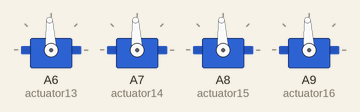
Recording of a sketch running on a simulated Arduino Mega 2560, built with avr-gcc and run on an emulated ATmega2560. Shown: 4 × servo.

Above: at 0.1 s.
At 3.1 s:
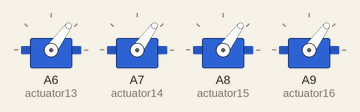
Timing chart, 0 to 4.6 s (numbered marks = the images above):
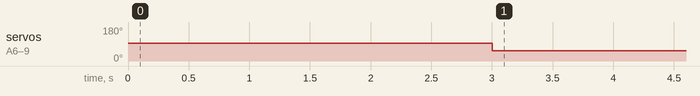

The sketch:

test33_36.ino
```cpp
/*
#define SER 9

void setup(){
  Serial.begin(9600);
  pinMode(SER,OUTPUT);
}

void loop(){
  digitalWrite(SER,HIGH);
  Serial.println("SERVO DEBOUT");
  delay(2000);
  digitalWrite(SER,LOW);
  Serial.println("SERVO ASSIS");
  delay(2000);
}


//Déclaration des constantes
#define UPDATE_TIME 20
//Déclaration des paramètres
int servoPin = 9;
int pulse = 1500;
void setup() {
// Code d'initialisation
pinMode(servoPin,OUTPUT);
Serial.begin(9600);
}
void loop() {
// Code principal
digitalWrite(servoPin,HIGH);
delayMicroseconds(pulse);
digitalWrite(servoPin,LOW);
delay(UPDATE_TIME);
}

*/
// /*


#include <Servo.h>

Servo actuator13;
Servo actuator14;
Servo actuator15;
Servo actuator16;// create a servo object named "actuator"
//Servo actuator2;
//Servo actuator3;
//int value;
#define hauteur13 +5
#define hauteur14 +5
#define hauteur15 +5
#define hauteur16 +5

int time13;
int time14;
int time15;
int time16;

void setup(){
  //pinMode(A9,INPUT);
 // Serial.begin(9600);
  actuator13.attach(A6);
  actuator14.attach(A7);
  actuator15.attach(A8);
  actuator16.attach(A9);//attach the actuator to Arduino pin9
  //actuator2.attach(A8); //attach the actuator to Arduino pin6
  //actuator3.attach(A8);

   int time13 = -(50*hauteur13) + 1500;
  int time14 = -(50*hauteur14) + 1500;
  int time15 = -(50*hauteur15) + 1500;
  int time16 = -(50*hauteur16) + 1500;

  actuator13.writeMicroseconds(1500); //give the actuator a 2ms pulse to retract the arm (1000us=1ms)
  actuator14.writeMicroseconds(1500);//delay(3000);
  actuator15.writeMicroseconds(1500);//actuator2.writeMicroseconds(2000);
  actuator16.writeMicroseconds(1500); //actuator3.writeMicroseconds(2000);
  delay(3000); //delay a few seconds to give the arm time to retract

}

void loop(){
   //Extend and retract the actuator arm on a 5 second interval

   actuator13.writeMicroseconds(time13);
   actuator14.writeMicroseconds(time14);
   actuator15.writeMicroseconds(time15);
   actuator16.writeMicroseconds(time16);

   actuator13.writeMicroseconds(1100);
   actuator14.writeMicroseconds(1100);
   actuator15.writeMicroseconds(1100);
   actuator16.writeMicroseconds(1100); //1ms pulse to extend the arm

   //int value1=actuator1.read();
   //Serial.println(value1);
   //delay(10000);
   //actuator2.writeMicroseconds(1000);
   //delay(6000);
   //actuator3.writeMicroseconds(1000);
   //Serial.println("SERVO DEBOUT");
   //Serial.println(value1);

   //delay(2000);
   //int valeur1 = analogRead(A9);  // lecture du port analogique A0
   //int valeur2 = analogRead(A8);
   //Serial.println(valeur1);      // affichage de la valeur via le port série
   //Serial.println("SERVO1 DEBOUT");
   //Serial.println(valeur2);      // affichage de la valeur via le port série
   //Serial.println("SERVO2 DEBOUT");

   delay(3000); // the actuator takes>2s to extend/retract when loaded - give it plenty of time
  // exit(0);

   //actuator1.writeMicroseconds(2000); //2ms pulse to retract the arm
   //actuator2.writeMicroseconds(2000);
   //delay(2000);
   //Serial.println(valeur1);      // affichage de la valeur via le port série
   //Serial.println("SERVO1 ASSIS");
   //Serial.println(valeur2);      // affichage de la valeur via le port série
   //Serial.println("SERVO2 ASSIS");

   //int value2=actuator1.read();
   //Serial.println(value2);
   //delay(10000);

  // Serial.println("SERVO ASSIS");
   //Serial.println(value2);
   //delay(6000);
   //actuator3.writeMicroseconds(2000);

   //delay(3000);
}
```

Measured:
- by itself, servo on A6 (actuator13), servo on A7 (actuator14), servo on A8 (actuator15), servo on A9 (actuator16): 93° → 54° at 3.0 s
